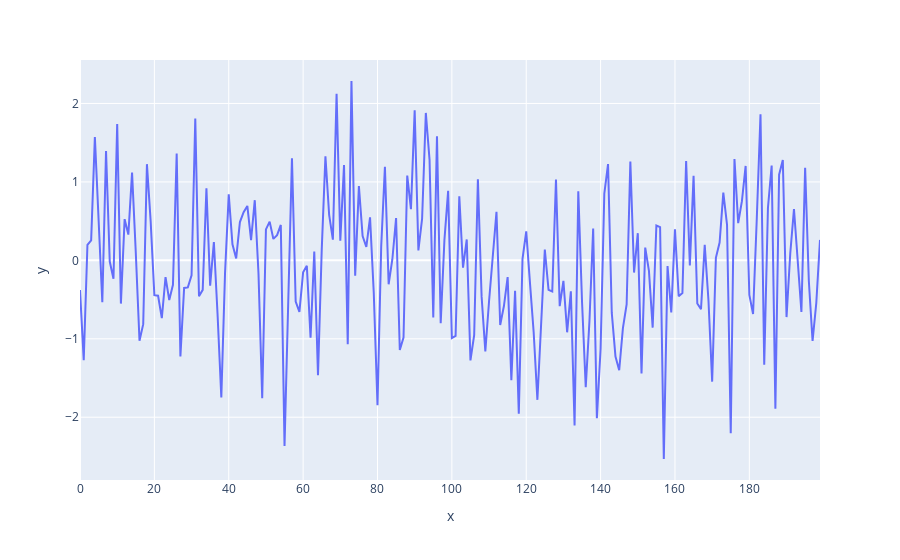

Notebook code cell kept with this figure:
### Markdown cell above
# Univariate time series modeling

Stationarity

### Code cell
# Here's an example of a stationary time series :
sample = np.random.randn(200)
px.line(x=range(200),y=sample)

### Figure 1 — Plotly figure (JSON) as saved in the notebook; plotly's stock layout.template omitted (floating-point values rounded to 4 significant figures; data arrays with more than 128 entries replaced by an {"elided": "..."} marker saying what was removed)
{"data": [{"hovertemplate": "x=%{x}<br>y=%{y}<extra></extra>", "legendgroup": "", "line": {"color": "#636efa", "dash": "solid"}, "marker": {"symbol": "circle"}, "mode": "lines", "name": "", "orientation": "v", "showlegend": false, "type": "scatter", "x": {"elided": "200 int values"}, "xaxis": "x", "y": {"elided": "200 float values"}, "yaxis": "y"}], "layout": {"legend": {"tracegroupgap": 0}, "margin": {"t": 60}, "xaxis": {"anchor": "y", "domain": [0, 1], "title": {"text": "x"}}, "yaxis": {"anchor": "x", "domain": [0, 1], "title": {"text": "y"}}}}
